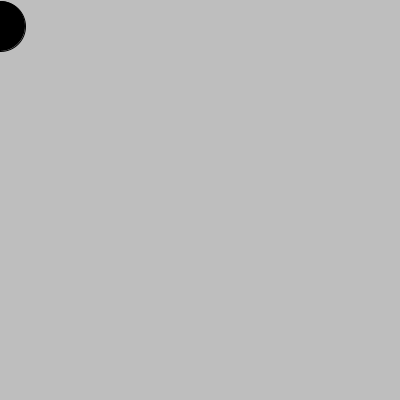
Frame 1 (no input)
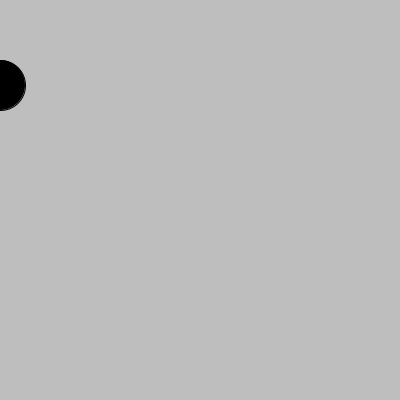
Frame 60 (the mouse pressed at the canvas centre just before this capture)
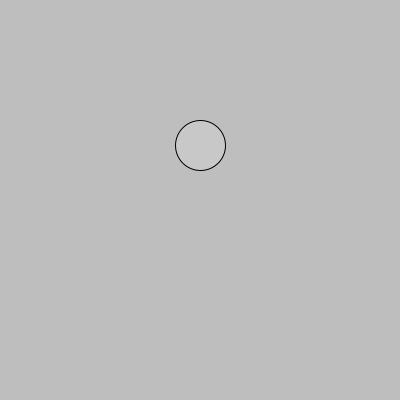
Frame 120 (the mouse held since frame 60 and released just before this capture)

The Processing sketch that drew these frames (run headless with seeded random() and noise(); from frame 60 on, the mouse is pressed at the canvas centre):

// Processing sketch: processing_113857
// ── processing_113857.pde

int diameter = 50;
int Switch = 0;
int positionY = 25;
void setup(){
  size(400,400);
  background(190);
}
void draw(){
  background(190);
  fill(mouseX,mouseY,mouseX);
  
  if (positionY >= height - diameter/2){
  Switch = 1;
  }
if (positionY == diameter/2){  
Switch = 0;
}
if (Switch == 0){
  positionY++;
}else{
  positionY--;
}
ellipse(mouseX,positionY,diameter,diameter);
}
    
  
